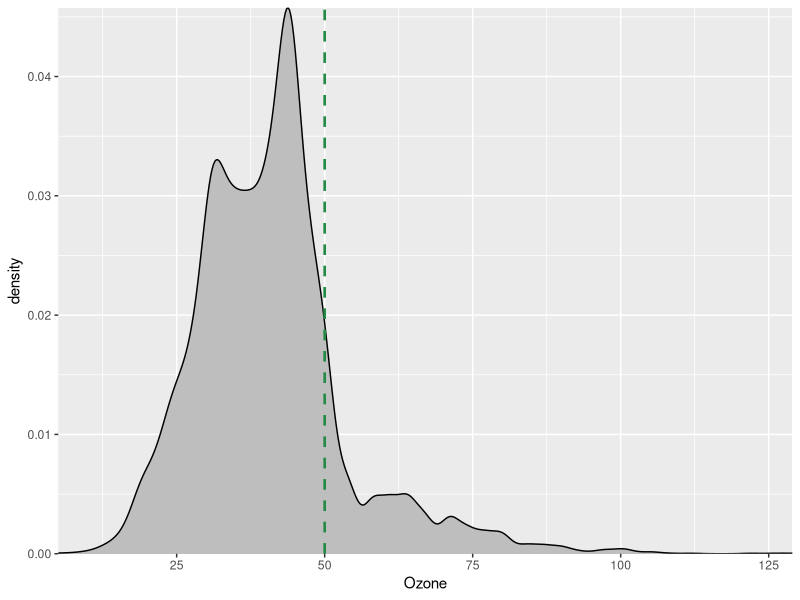
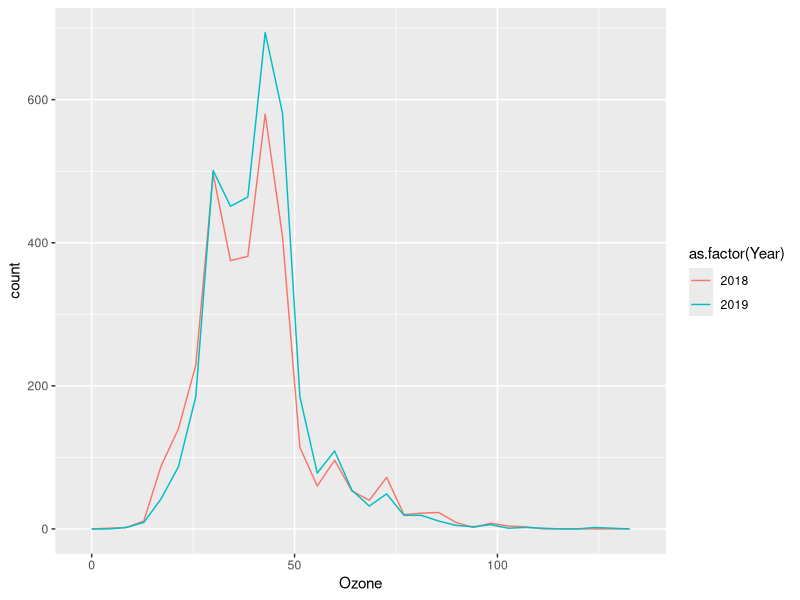

Here is the R script that generated these plots, in order:
## ---- chunk 1
#install.packages('formatR')
knitr::opts_chunk$set(tidy.opts=list(width.cutoff=80), tidy=TRUE)

library(tidyverse)
library(lubridate)

## ---- chunk 2
EPAair <- read.csv("Data/Processed/EPAair_O3_PM25_NC1819_Processed.csv", stringsAsFactors = TRUE)
# Set date to date format
EPAair$Date <- as.Date(EPAair$Date, format = "%Y-%m-%d")

## ---- chunk 3
summary(EPAair$Ozone) #mean = 40.88 and median = 40
length(EPAair$Ozone) #8976 observations

O3.onesample <- t.test(EPAair$Ozone, mu = 50, alternative = "less")
O3.onesample

Ozone.plot <- ggplot(EPAair, aes(x = Ozone)) +
  geom_density(fill = "gray") +
  geom_vline(xintercept = 50, color = "#238b45", lty = 2, size = 0.9) +
  scale_x_continuous(expand = c(0, 0)) + 
  scale_y_continuous(expand = c(0, 0))
print(Ozone.plot)

# Format as a GLM, ~1 means no categorical variables
O3.onesample2 <- lm(Ozone ~ 1, EPAair)
O3.onesample2
## ---- chunk 4
#First let's look at the data
ggplot(EPAair, aes(x = Ozone, color = as.factor(Year))) +
  geom_freqpoly()

#Format as a t-test
#EPAair$Ozone will be our continuous dependent variable
#EPAair$Year will be our categorical variable with two levels (2018 and 2019)
O3.twosample <- t.test(EPAair$Ozone ~ EPAair$Year)
O3.twosample

# Format as a GLM
O3.twosample2 <- lm(EPAair$Ozone ~ EPAair$Year)
summary(O3.twosample2)

